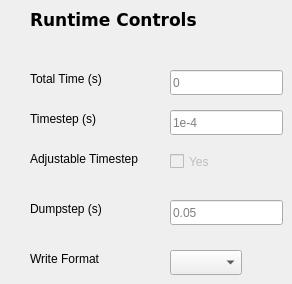
      <widget class="QWidget" name="page_8">
       <widget class="QLabel" name="label_24">
        <property name="geometry">
         <rect>
          <x>30</x>
          <y>10</y>
          <width>171</width>
          <height>16</height>
         </rect>
        </property>
        <property name="font">
         <font>
          <family>DejaVu Sans</family>
          <pointsize>13</pointsize>
          <weight>75</weight>
          <bold>true</bold>
         </font>
        </property>
        <property name="text">
         <string>Runtime Controls</string>
        </property>
        <property name="textFormat">
         <enum>Qt::RichText</enum>
        </property>
       </widget>
       <widget class="QLabel" name="label_119">
        <property name="geometry">
         <rect>
          <x>30</x>
          <y>70</y>
          <width>91</width>
          <height>17</height>
         </rect>
        </property>
        <property name="text">
         <string>Total Time (s)</string>
        </property>
       </widget>
       <widget class="QLabel" name="label_120">
        <property name="geometry">
         <rect>
          <x>30</x>
          <y>110</y>
          <width>91</width>
          <height>17</height>
         </rect>
        </property>
        <property name="text">
         <string>Timestep (s)</string>
        </property>
       </widget>
       <widget class="QLabel" name="label_121">
        <property name="geometry">
         <rect>
          <x>30</x>
          <y>150</y>
          <width>131</width>
          <height>17</height>
         </rect>
        </property>
        <property name="text">
         <string>Adjustable Timestep</string>
        </property>
       </widget>
       <widget class="QLabel" name="label_122">
        <property name="geometry">
         <rect>
          <x>30</x>
          <y>200</y>
          <width>91</width>
          <height>17</height>
         </rect>
        </property>
        <property name="text">
         <string>Dumpstep (s)</string>
        </property>
       </widget>
       <widget class="QLabel" name="label_123">
        <property name="geometry">
         <rect>
          <x>30</x>
          <y>250</y>
          <width>91</width>
          <height>17</height>
         </rect>
        </property>
        <property name="text">
         <string>Write Format</string>
        </property>
       </widget>
       <widget class="QLineEdit" name="line_totaltime">
        <property name="geometry">
         <rect>
          <x>170</x>
          <y>70</y>
          <width>113</width>
          <height>25</height>
         </rect>
        </property>
        <property name="placeholderText">
         <string>0</string>
        </property>
       </widget>
       <widget class="QLineEdit" name="line_timestep">
        <property name="geometry">
         <rect>
          <x>170</x>
          <y>110</y>
          <width>113</width>
          <height>25</height>
         </rect>
        </property>
        <property name="text">
         <string/>
        </property>
        <property name="placeholderText">
         <string>1e-4</string>
        </property>
       </widget>
       <widget class="QLineEdit" name="line_dumpstep">
        <property name="geometry">
         <rect>
          <x>170</x>
          <y>200</y>
          <width>113</width>
          <height>25</height>
         </rect>
        </property>
        <property name="inputMask">
         <string/>
        </property>
        <property name="text">
         <string/>
        </property>
        <property name="placeholderText">
         <string>0.05</string>
        </property>
       </widget>
       <widget class="QCheckBox" name="chk_timestep">
        <property name="enabled">
         <bool>false</bool>
        </property>
        <property name="geometry">
         <rect>
          <x>170</x>
          <y>150</y>
          <width>82</width>
          <height>23</height>
         </rect>
        </property>
        <property name="text">
         <string>Yes</string>
        </property>
       </widget>
       <widget class="QComboBox" name="combo_writeformat">
        <property name="geometry">
         <rect>
          <x>170</x>
          <y>250</y>
          <width>72</width>
          <height>25</height>
         </rect>
        </property>
       </widget>
      </widget>
